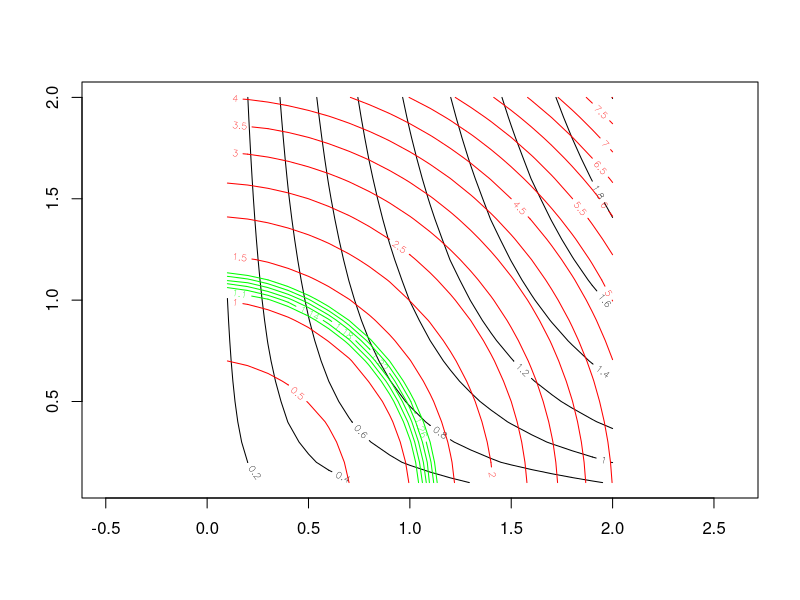
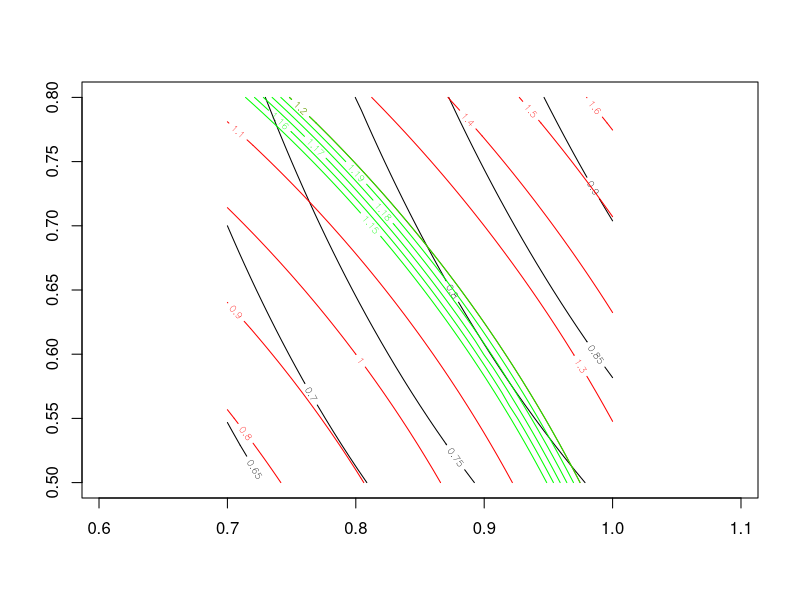
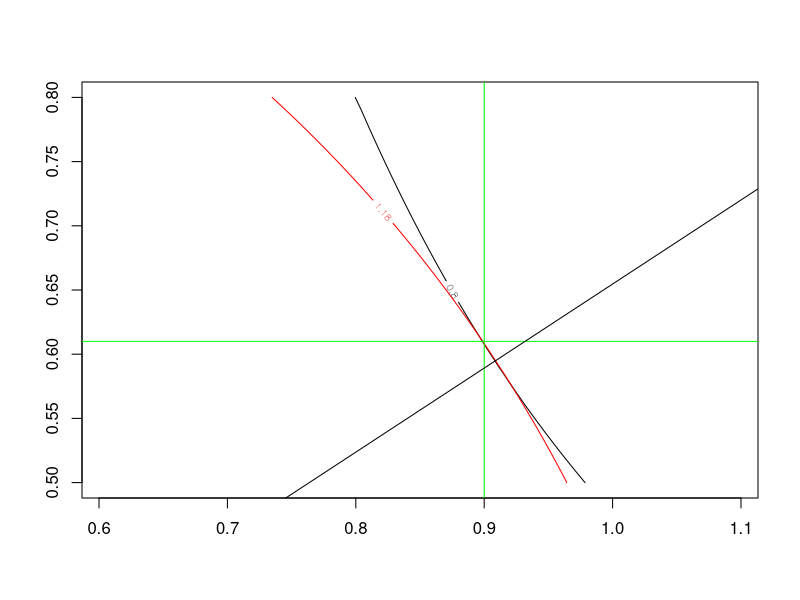
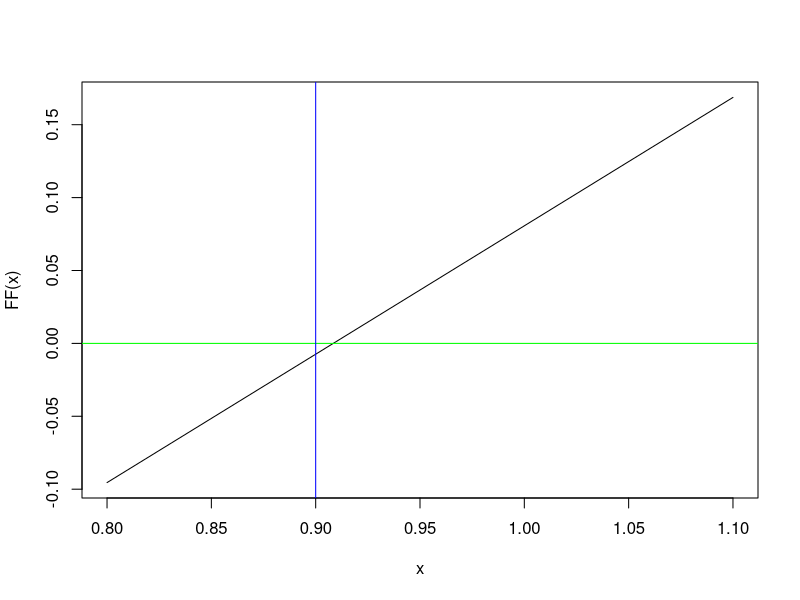
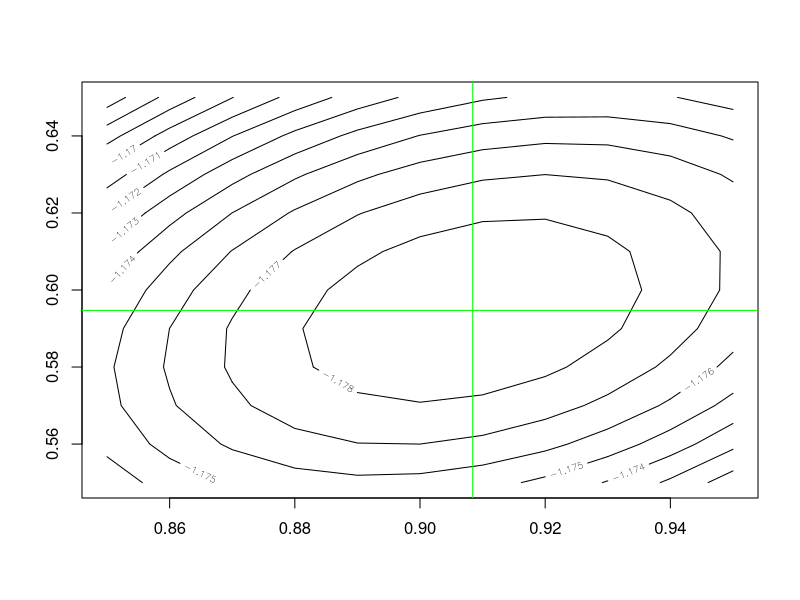
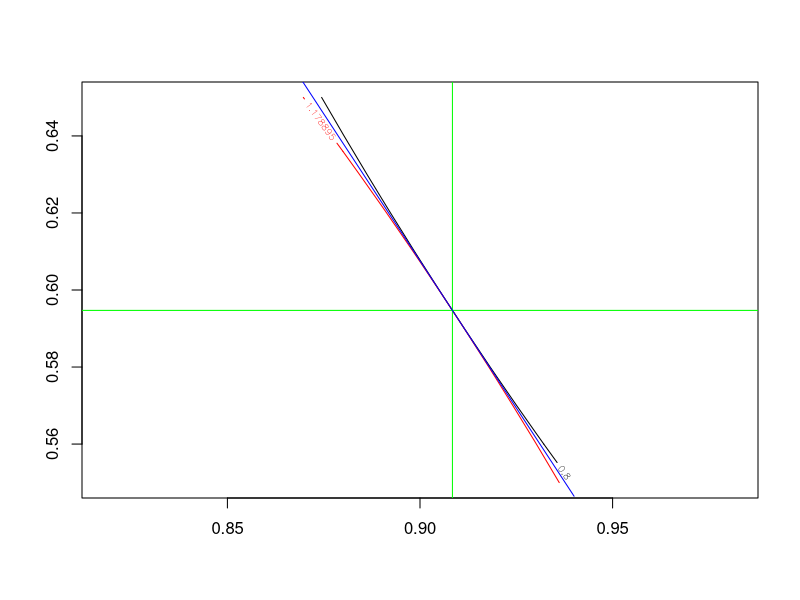

Generate these figures, in order, with R:
#Math 23 Script 3.5A-LagrangeMultiplier.R

#Topic 1 - Constrained critical points in R^2

library(numDeriv)

#Start with some contour lines to show values of a constraint.

F <- function(x,y) x^0.7*y^0.3  #A Cobb-Douglas function
FVec <- function(v) v[1]^0.7*v[2]^0.3
x <- seq(0.1, 2, 0.1)
y <- seq(0.1, 2, 0.1)
z <- outer(x,y,F)
contour(x,y,z, asp  = 1, )

#Question: what point on the F = 0.8 contour line is closest to the origin?
f <- function(x,y) x^2 + y^2   #what we want to minimize

#We can solve the problem graphically by looking at contour lines of f
x <- seq(0.1, 2, 0.1)
y <- seq(0.1, 2, 0.1)
z <- outer(x,y,f)
contour(x,y,z, col = "red", add = TRUE, nlevels = 15)
#somewhere between 1.1 and 1.3 looks promising
contour(x,y,z, col = "green", levels = seq(1.1, 1.3, 0.04),  add = TRUE)

#Zoom in on the region that includes the solution
x <- seq(0.7, 1, 0.01)
y <- seq(0.5, 0.8, 0.01)
z <- outer(x,y,F)
contour(x,y,z, asp  = 1)
z <- outer(x,y,f)
contour(x,y,z, col = "red", add = TRUE)
contour(x,y,z, col = "green", levels = seq(1.15, 1.2, 0.01),  add = TRUE)

#The contour line f =1.18 looks good
z <- outer(x,y,F)
contour(x,y,z, asp  = 1, levels = 0.8)
z <- outer(x,y,f)
contour(x,y,z, col = "red", add = TRUE, levels = 1.18)

#We can read an approximate solution off the graph.
x0 = 0.90; y0 = 0.61
abline(v=x0, col = "green")
abline(h=y0, col = "green")
#We have found an approximate solution
#but it is vary hard to identify the exact point of tangency.

#Where the two contour lines are tangent, they have the same tangent space.
#The Jacobian matrices need not be equal, but they must be proportional.
DF <- function(x,y) c(0.7*x^(-0.3)*y^0.3, 0.3*x^0.7*y^(-0.7))
Df <- function(x,y) c(2*x, 2*y)
Df(x0,y0); DF(x0,y0)   #ratio is about 3 to 1
#Scale the second vector so that the first components are equal.
Df(x0,y0);DF(x0,y0)*1.8/0.623 #close but not the same.

#When we find the exact solution, Df will be proportional to DF.
#Work with the formulas for DF and Df as functions of x and y.
#A little algebra leads to the equation y =sqrt(3/7)*x.
abline(0, sqrt(3/7))

#Now we can find the exact solution.
#Use y =sqrt(3/7)*x to eliminate y from the constraint equation.
FF <- function(x) x^0.7*(sqrt(3/7)*x)^0.3 -0.8
curve(FF(x), from = 0.8, to = 1.1 )
abline(h=0, col = "green"); abline(v=x0, col = "blue")
FF(x0)
#Newton can do better
x1 = x0 - FF(x0)/grad(FF,x0); x1
#Now we can determine y1 by using the constraint
y1 <- (0.8/x1^0.7)^(1/0.3); y1

#Check this for our solution:
DF(x1,y1); Df(x1,y1)   #they look proportional
det(cbind(DF(x1,y1), Df(x1,y1))) #and they are!

#The coefficient L in Df = L*DF is the Lagrange multiplier.
L <- Df(x1,y1)[1]/DF(x1,y1)[1]; L; Df(x1,y1)[2]/DF(x1,y1)[2]

#The function g = f - L*F has an unconstrained extremum at our solution.
g <- function(x,y) f(x,y)-L*F(x,y)

x <- seq(0.85, 0.95, .01)
y <- seq(0.55, 0.65, .01)
z <- outer(x,y,g)
contour(x,y,z)    #typical behavior near a minimum.

abline(v=x1, col = "green")
abline(h=y1, col = "green")

#Finally we can display the solution on our contour-line plot.
Fval <- F(x1,y1); Fval     #the value of the constraint
fval <- f(x1,y1); fval     #squared distance from the origin

z <- outer(x,y,F)
contour(x,y,z, asp  = 1, levels = Fval)  #F = 0.8 is the constraint
z <- outer(x,y,f)
contour(x,y,z, col = "red", add = TRUE, levels = fval)
abline(v=x1, col = "green")
abline(h=y1, col = "green")

#Find a basis vector for the common tangent space.
#It is in the kernel of either of these:
DF(x1,y1); Df(x1,y1)
slope <- -DF(x1,y1)[1]/DF(x1,y1)[2]; slope

#Plot the common tangent line
x <- seq(0.86, 0.94, .001)
points(x, y1 + slope*(x-x1), col = "blue", pch =".", type = "l")

